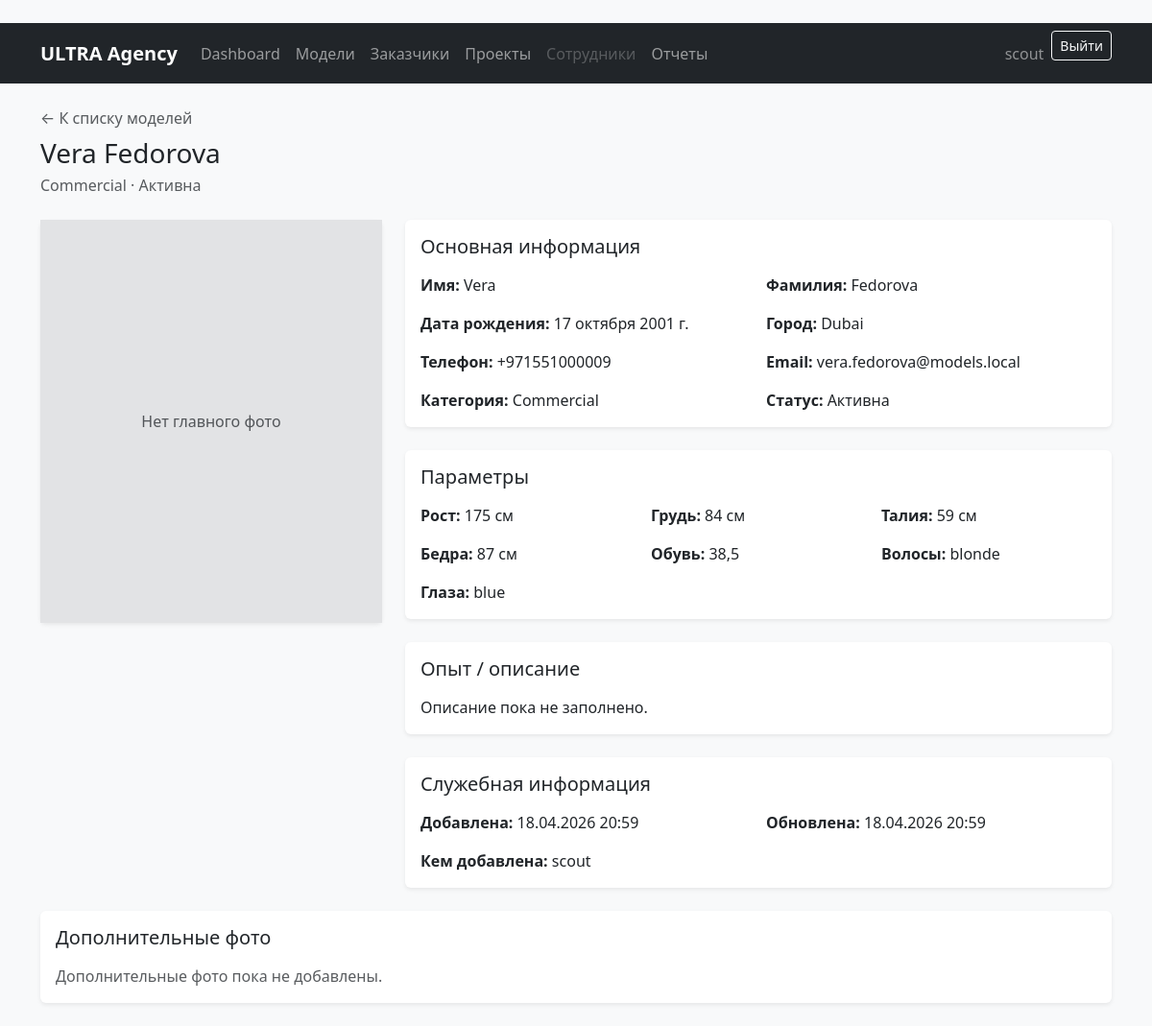
The page /models/9/ (signed in) on the database as committed earlier.
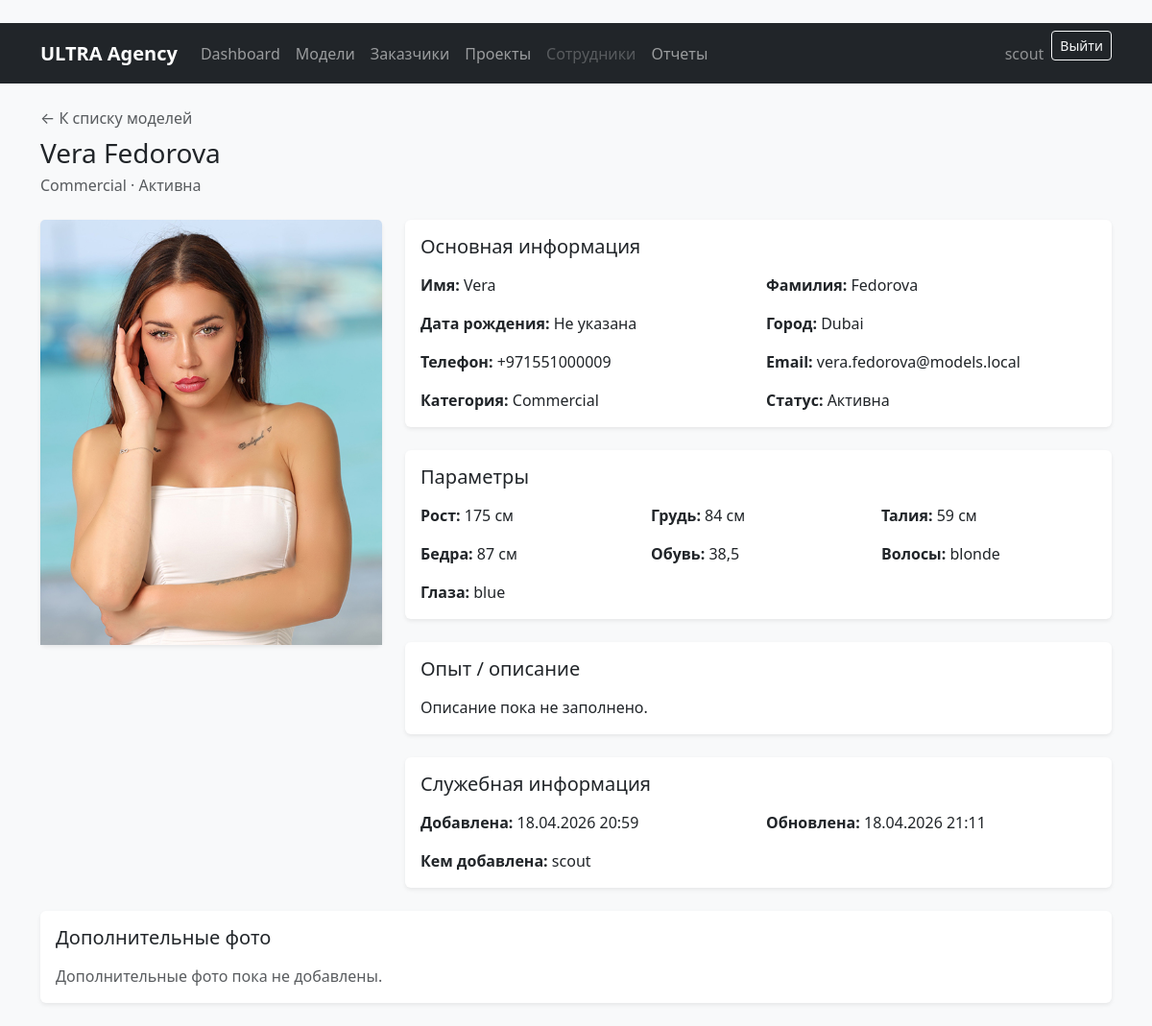
The same page on the database as committed later.
### models_app/models.py (models this page shows)
class ModelCard(models.Model):
    class Category(models.TextChoices):
        TOP = 'top', 'Top-model'
        NEW_FACE = 'new_face', 'New face'
        COMMERCIAL = 'commercial', 'Commercial'
    class Status(models.TextChoices):
        ACTIVE = 'active', 'Активна'
        ARCHIVED = 'archived', 'В архиве'
        ON_CONTRACT = 'on_contract', 'На контракте'
    first_name = models.CharField('Имя', max_length=100)
    last_name = models.CharField('Фамилия', max_length=100)
    birth_date = models.DateField('Дата рождения', null=True, blank=True)
    phone = models.CharField('Телефон', max_length=30)
    email = models.EmailField('Email', blank=True)
    city = models.CharField('Город', max_length=100)
    height = models.PositiveSmallIntegerField('Рост, см')
    bust = models.PositiveSmallIntegerField('Объем груди, см')
    waist = models.PositiveSmallIntegerField('Талия, см')
    hips = models.PositiveSmallIntegerField('Бедра, см')
    shoe_size = models.DecimalField(
        'Размер обуви',
        max_digits=4,
        decimal_places=1,
        null=True,
        blank=True,
    )
    hair_color = models.CharField('Цвет волос', max_length=50, blank=True)
    eye_color = models.CharField('Цвет глаз', max_length=50, blank=True)
    experience = models.TextField('Опыт работы / описание', blank=True)
    category = models.CharField(
        'Категория',
        max_length=20,
        choices=Category.choices,
        default=Category.NEW_FACE,
    )
    status = models.CharField(
        'Статус',
        max_length=20,
        choices=Status.choices,
        default=Status.ACTIVE,
    )
    created_at = models.DateTimeField('Дата добавления', auto_now_add=True)
    updated_at = models.DateTimeField('Дата обновления', auto_now=True)
    added_by = models.ForeignKey(
        settings.AUTH_USER_MODEL,
        on_delete=models.SET_NULL,
        null=True,
        blank=True,
        related_name='added_model_cards',
        verbose_name='Кем добавлена анкета',
    )
    main_photo = models.ImageField(
        'Главное фото',
        upload_to='models/main/',
        null=True,
        blank=True,
    )
    class Meta:
        verbose_name = 'Анкета модели'
        verbose_name_plural = 'Анкеты моделей'
        ordering = ['last_name', 'first_name']
    def __str__(self):
        return f'{self.first_name} {self.last_name}'

### models_app/views.py (the view)
# urls.py: path('<int:pk>/', ModelCardDetailView.as_view(), name='model_detail'),
class ModelCardDetailView(RoleRequiredMixin, DetailView):
    model = ModelCard
    template_name = 'models_app/model_detail.html'
    context_object_name = 'model_card'
    allowed_roles = MODEL_VIEW_ROLES
    def get_queryset(self):
        return ModelCard.objects.select_related('added_by').prefetch_related('photos')
    def get_context_data(self, **kwargs):
        context = super().get_context_data(**kwargs)
        context['can_edit_model'] = user_has_any_role(self.request.user, MODEL_CRUD_ROLES)
        return context

### core/mixins.py (called while the page is built)
    def test_func(self):
        return user_has_any_role(self.request.user, self.allowed_roles)

### core/permissions.py (called while the page is built)
def get_user_role(user):
    if not user.is_authenticated or not user.is_active:
        return None
    if user.is_superuser:
        return ROLE_ADMIN
    try:
        profile = user.employee_profile
    except EmployeeProfile.DoesNotExist:
        return None
    if not profile.is_active:
        return None
    return profile.role

def user_has_any_role(user, roles):
    role = get_user_role(user)
    return role in roles

### templates/models_app/model_detail.html (shortened to what the changed rows need)
﻿{% extends 'base.html' %}
{% block content %}
<div class="d-flex flex-column flex-md-row justify-content-between gap-3 mb-4">
    <div>
        <a class="text-muted text-decoration-none" href="{% url 'models_app:model_list' %}">← К списку моделей</a>
        <h1 class="h3 mt-2 mb-1">{{ model_card }}</h1>
        <p class="text-muted mb-0">{{ model_card.get_category_display }} · {{ model_card.get_status_display }}</p>
    </div>
</div>
<div class="row g-4">
    <div class="col-lg-4">
        <div class="card border-0 shadow-sm">
            {% if model_card.main_photo %}
                <img src="{{ model_card.main_photo.url }}" class="card-img-top object-fit-cover" style="max-height: 520px;" alt="{{ model_card }}">
            {% else %}
                <div class="bg-secondary-subtle d-flex align-items-center justify-content-center text-muted" style="height: 420px;">
                    Нет главного фото
                </div>
            {% endif %}
        </div>
    </div>
    <div class="col-lg-8">
        <div class="card border-0 shadow-sm mb-4">
            <div class="card-body">
                <h2 class="h5 mb-3">Основная информация</h2>
                <div class="row g-3">
                    <div class="col-md-6"><strong>Имя:</strong> {{ model_card.first_name }}</div>
                    <div class="col-md-6"><strong>Фамилия:</strong> {{ model_card.last_name }}</div>
                    <div class="col-md-6"><strong>Дата рождения:</strong> {{ model_card.birth_date|default:'Не указана' }}</div>
                    <div class="col-md-6"><strong>Город:</strong> {{ model_card.city }}</div>
                    <div class="col-md-6"><strong>Телефон:</strong> {{ model_card.phone }}</div>
                    <div class="col-md-6"><strong>Email:</strong> {{ model_card.email|default:'Не указан' }}</div>
                    <div class="col-md-6"><strong>Категория:</strong> {{ model_card.get_category_display }}</div>
                    <div class="col-md-6"><strong>Статус:</strong> {{ model_card.get_status_display }}</div>
                </div>
            </div>
        </div>
        <div class="card border-0 shadow-sm mb-4">
            <div class="card-body">
                <h2 class="h5 mb-3">Параметры</h2>
                <div class="row g-3">
                    <div class="col-md-4"><strong>Рост:</strong> {{ model_card.height }} см</div>
                    <div class="col-md-4"><strong>Грудь:</strong> {{ model_card.bust }} см</div>
                    <div class="col-md-4"><strong>Талия:</strong> {{ model_card.waist }} см</div>
                    <div class="col-md-4"><strong>Бедра:</strong> {{ model_card.hips }} см</div>
                    <div class="col-md-4"><strong>Обувь:</strong> {{ model_card.shoe_size|default:'Не указано' }}</div>
                    <div class="col-md-4"><strong>Волосы:</strong> {{ model_card.hair_color|default:'Не указано' }}</div>
                    <div class="col-md-4"><strong>Глаза:</strong> {{ model_card.eye_color|default:'Не указано' }}</div>
                </div>
            </div>
        </div>
        <div class="card border-0 shadow-sm mb-4">
            <div class="card-body">
                <h2 class="h5 mb-3">Опыт / описание</h2>
                <p class="mb-0">{{ model_card.experience|linebreaksbr|default:'Описание пока не заполнено.' }}</p>
            </div>
        </div>
        <div class="card border-0 shadow-sm">
            <div class="card-body">
                <h2 class="h5 mb-3">Служебная информация</h2>
                <div class="row g-3">
                    <div class="col-md-6"><strong>Добавлена:</strong> {{ model_card.created_at|date:'d.m.Y H:i' }}</div>
                    <div class="col-md-6"><strong>Обновлена:</strong> {{ model_card.updated_at|date:'d.m.Y H:i' }}</div>
                    <div class="col-md-6"><strong>Кем добавлена:</strong> {{ model_card.added_by|default:'Не указано' }}</div>
                </div>
            </div>
        </div>
    </div>
</div>
<div class="card border-0 shadow-sm mt-4">
    <div class="card-body">
        <h2 class="h5 mb-3">Дополнительные фото</h2>
    </div>
</div>
{% endblock %}

Rows that differ between the two databases and show on the page:
changed ModelCard "Vera Fedorova": main_photo: picture added; birth_date "17 октября 2001 г." → "Не указана"; updated_at "18.04.2026 20:59" → "18.04.2026 21:11"
Other text that changed with them:
text no longer shown: "Нет главного фото"
